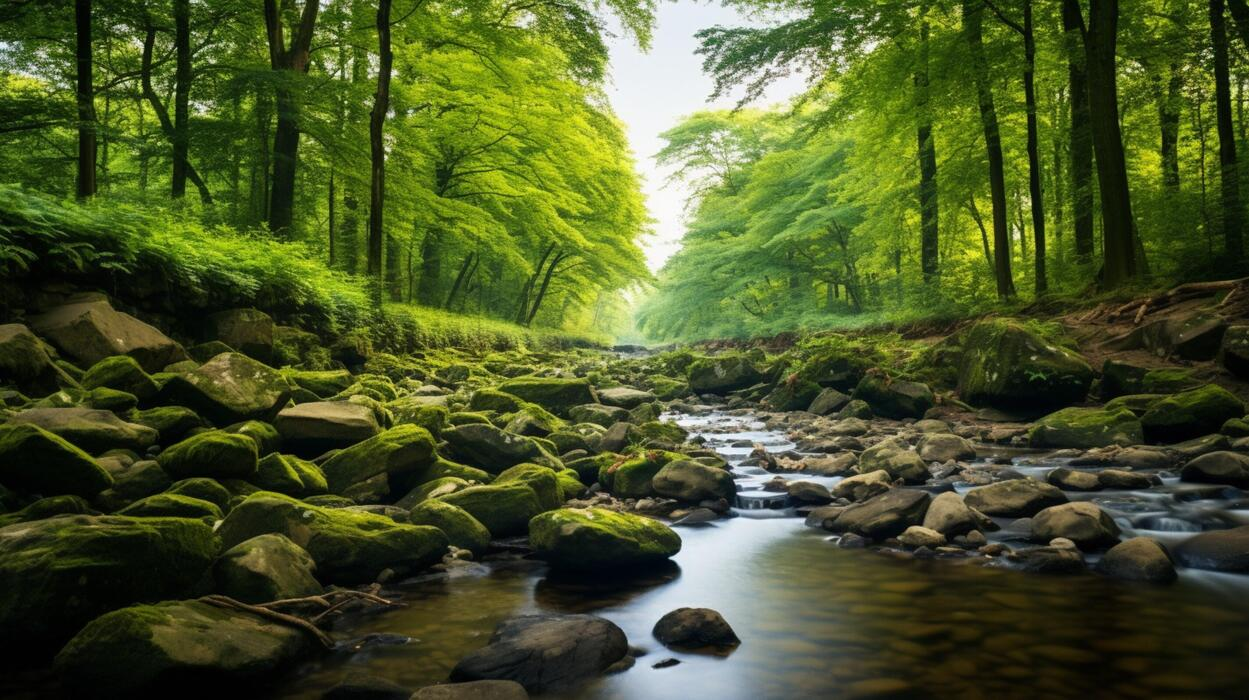
#> input picture sw/lab2/pictures/pic1.jpg, 1249 x 700 px
$ python zad2.py
#> lines starting #> are read from the running program, lines starting #| are printed output that depends on the picture; after the words box and inside, x2 and y2 are one past the last pixel; in counts of white or black regions, pixels touching at a corner belong together
import cv2 as cv
import os
import numpy as np

def load_image_from_dir(dir, filename):
#> called with dir = 'pictures', filename = 'pic1.jpg'
    entrypath = os.path.join(dir, filename)
    if not os.path.isfile(entrypath):
        return None

    return cv.imread(entrypath)
#> returned value is the input picture: shape (700, 1249, 3); mean B, G, R 40.9, 85.5, 74.3


def nothing(x):
    pass


img = load_image_from_dir('pictures', 'pic1.jpg')
assert img is not None, "file could not be read"

h, w, _ = img.shape
#> h = 700; w = 1249
h2 = h // 2
#> h2 = 350
w2 = w // 2
#> w2 = 624

cv.namedWindow("trackbars")

cv.createTrackbar("gray", "trackbars", 127, 255, nothing)
cv.createTrackbar("red", "trackbars", 127, 255, nothing)
cv.createTrackbar("green", "trackbars", 127, 255, nothing)
cv.createTrackbar("blue", "trackbars", 127, 255, nothing)

while True:

    grayT = cv.getTrackbarPos("gray", "trackbars")
    redT = cv.getTrackbarPos("red", "trackbars")
    greenT = cv.getTrackbarPos("green", "trackbars")
    blueT = cv.getTrackbarPos("blue", "trackbars")

    gray = cv.cvtColor(img, cv.COLOR_BGR2GRAY)
    b, g, r = cv.split(img)

    # ROI
    roi_gray = gray[0:h2, 0:w2]
    roi_red = r[0:h2, w2:w]
    roi_green = g[h2:h, 0:w2]
    roi_blue = b[h2:h, w2:w]
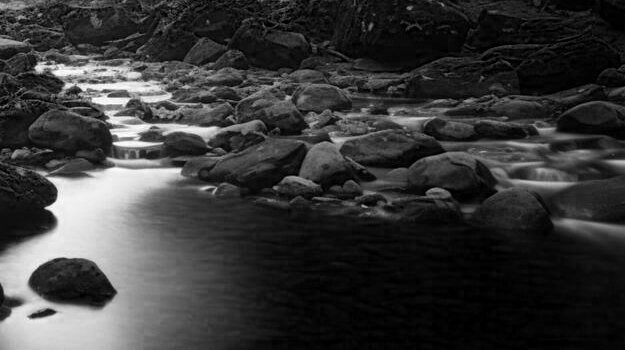
#> roi_blue: shape (350, 625); min 0, max 255, mean 55.6

    _, t_gray = cv.threshold(roi_gray, grayT, 255, cv.THRESH_BINARY)
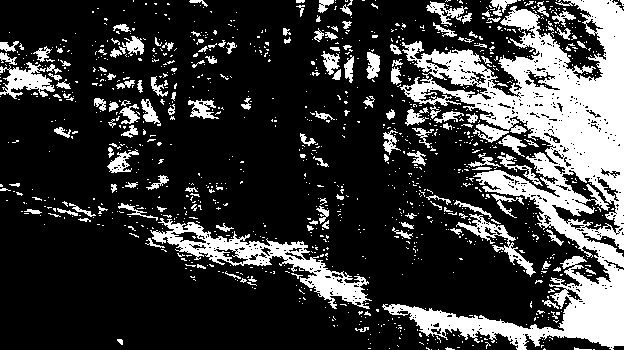
#> t_gray: shape (350, 624); 22.9% white; 1167 white regions (1015 under 20 px), largest, box (x1, y1, x2, y2) and area: (382, 0, 624, 350) 29656, (150, 218, 372, 309) 4346, (0, 62, 55, 99) 971
    _, t_red = cv.threshold(roi_red, redT, 255, cv.THRESH_BINARY)
#> t_red: shape (350, 625); 27.7% white; 888 white regions (772 under 20 px), largest, box (x1, y1, x2, y2) and area: (0, 0, 281, 350) 47491, (324, 213, 364, 272) 982, (505, 148, 538, 180) 606
    _, t_green = cv.threshold(roi_green, greenT, 255, cv.THRESH_BINARY)
#> t_green: shape (350, 624); 8.3% white; 271 white regions (222 under 20 px), largest, box (x1, y1, x2, y2) and area: (335, 24, 609, 161) 4813, (406, 0, 624, 49) 3614, (243, 141, 436, 181) 1392
    _, t_blue = cv.threshold(roi_blue, blueT, 255, cv.THRESH_BINARY)
#> t_blue: shape (350, 625); 12.4% white; 194 white regions (164 under 20 px), largest, box (x1, y1, x2, y2) and area: (0, 154, 186, 350) 19446, (34, 60, 261, 148) 5043, (509, 180, 573, 188) 273

    top = np.hstack((roi_gray, roi_red))
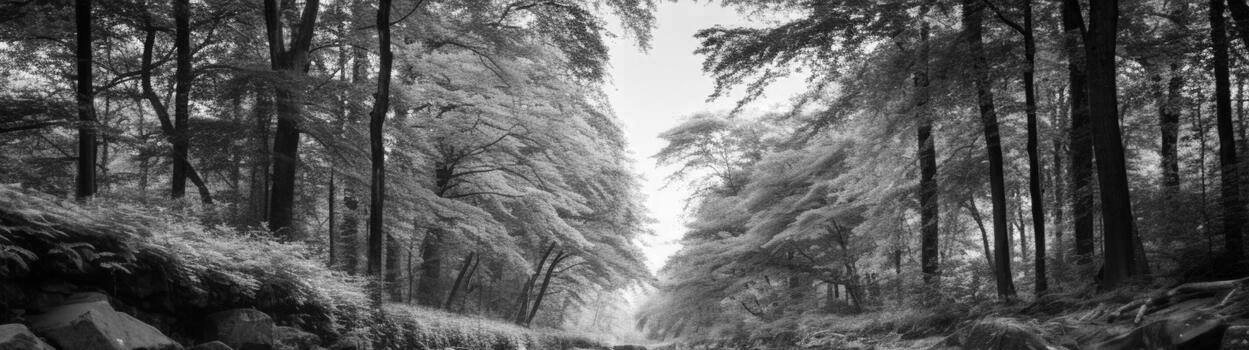
#> top: shape (350, 1249); min 0, max 255, mean 92.5
    bottom = np.hstack((roi_green, roi_blue))
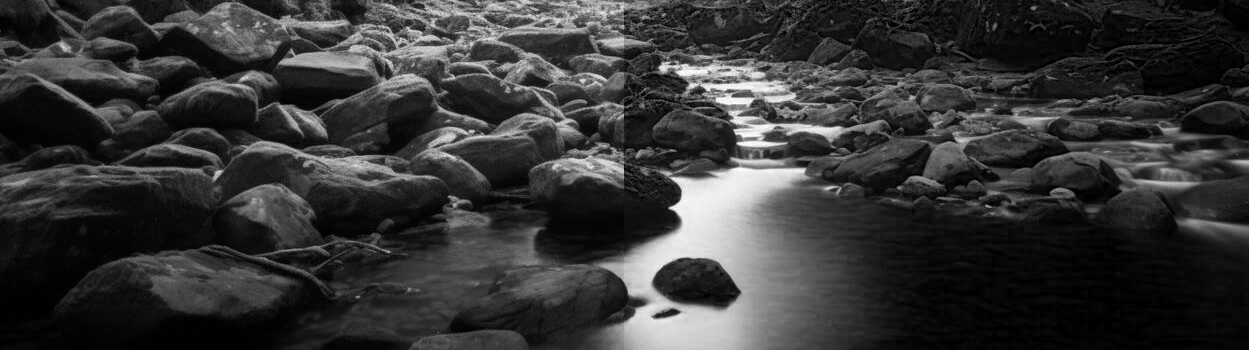
#> bottom: shape (350, 1249); min 0, max 255, mean 53.8
    preview = np.vstack((top, bottom))
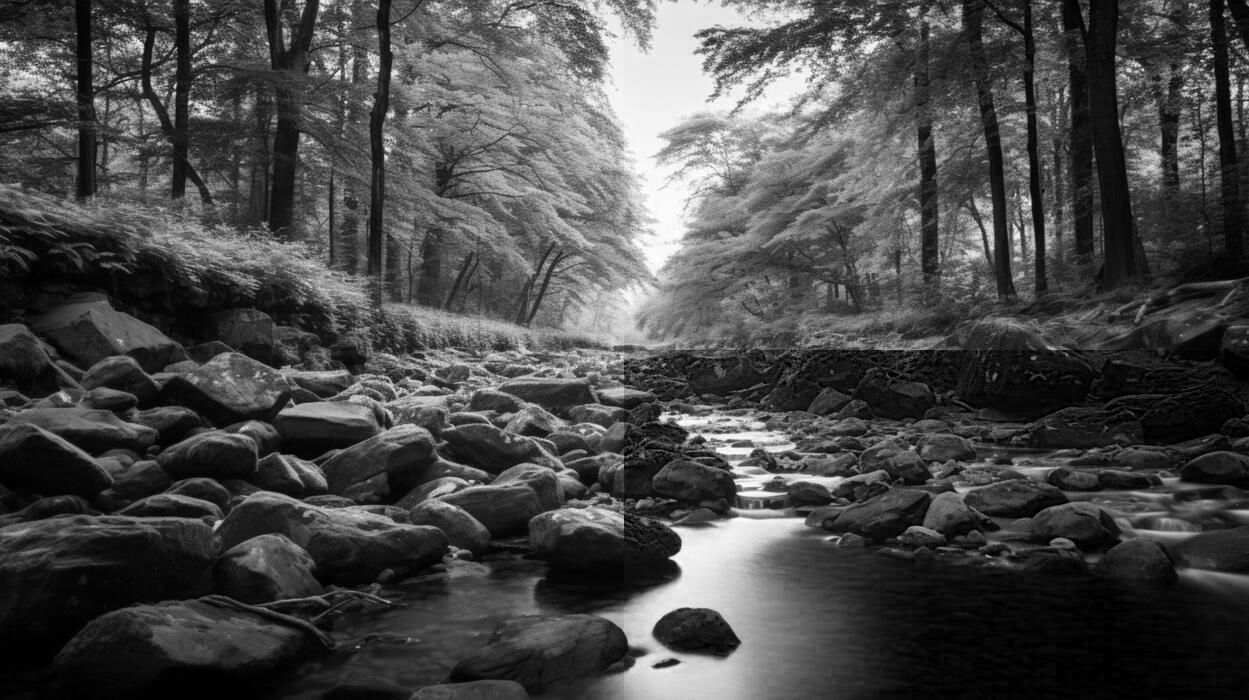
#> preview: shape (700, 1249); min 0, max 255, mean 73.2

    topT = np.hstack((t_gray, t_red))
#> topT: shape (350, 1249); 25.3% white; 2051 white regions (1784 under 20 px), largest, box (x1, y1, x2, y2) and area: (382, 0, 905, 350) 77169, (150, 218, 372, 309) 4346, (948, 213, 988, 272) 982
    bottomT = np.hstack((t_green, t_blue))
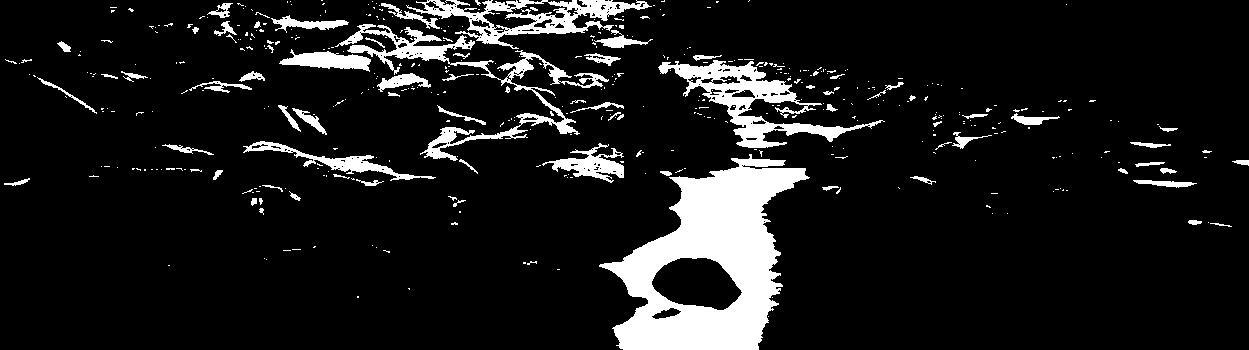
#> bottomT: shape (350, 1249); 10.4% white; 460 white regions (385 under 20 px), largest, box (x1, y1, x2, y2) and area: (599, 154, 810, 350) 19877, (658, 60, 885, 148) 5043, (335, 24, 609, 161) 4813
    thresh = np.vstack((topT, bottomT))
#> thresh: shape (700, 1249); 17.8% white; 2502 white regions (2162 under 20 px), largest, box (x1, y1, x2, y2) and area: (382, 0, 905, 399) 80985, (599, 504, 810, 700) 19877, (658, 410, 885, 498) 5043

    result = img.copy()

    result[0:h2,0:w2][t_gray == 0] = 0
    result[0:h2,w2:w,2][t_red == 0] = 0
    result[h2:h,0:w2,1][t_green == 0] = 0
    result[h2:h,w2:w,0][t_blue == 0] = 0
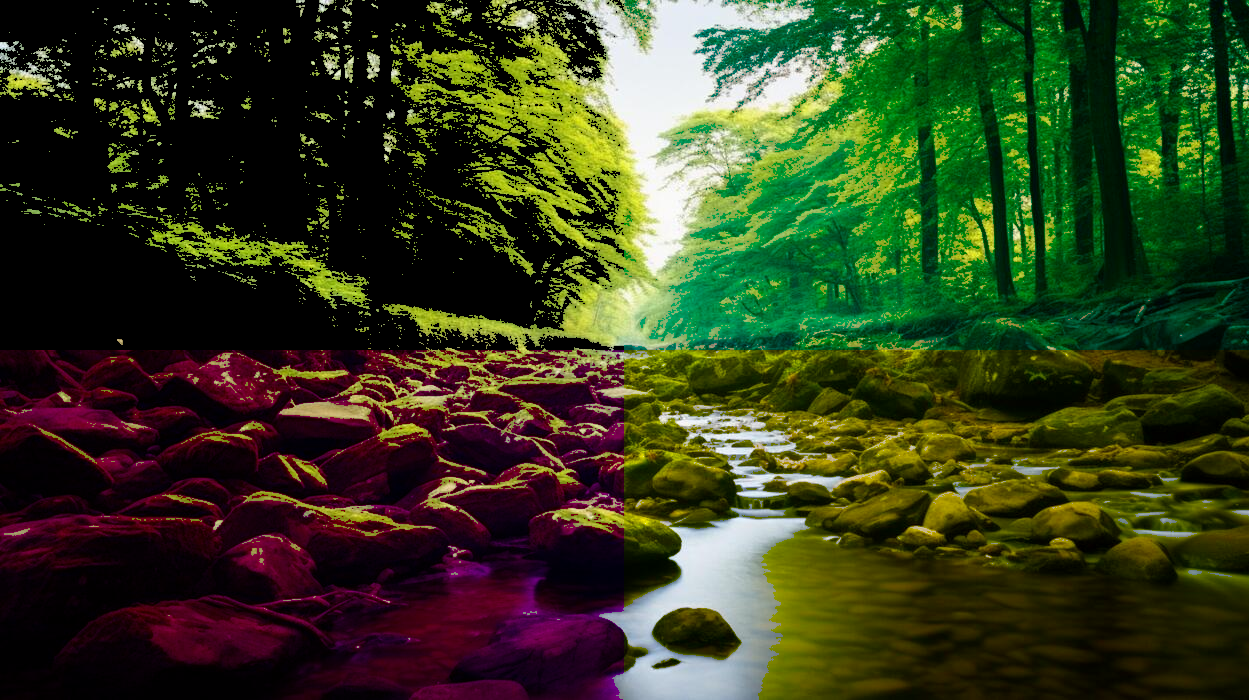
#> result: shape (700, 1249, 3); mean B, G, R 29.4, 60.8, 51.7

    cv.imshow("preview", preview)
    cv.imshow("threshold", thresh)
    cv.imshow("result", result)

    if cv.waitKey(30) & 0xFF == 27:
#> (key Esc is pressed here)
        break

cv.destroyAllWindows()

$ run again, with sw/lab2/pictures/pic2.webp saved as sw/lab2/pictures/pic1.jpg
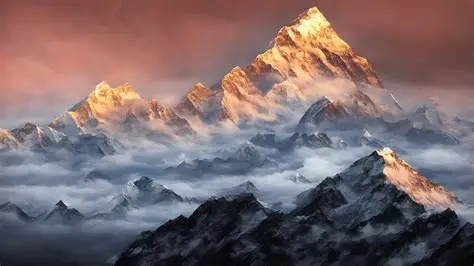
#> input picture sw/lab2/pictures/pic2.webp, 474 x 266 px
#> in load_image_from_dir, returned value is the input picture: shape (266, 474, 3); mean B, G, R 108, 105.4, 122.8
#> `_, t_gray = cv.threshold(roi_gray, grayT, 255, cv.THRESH_BINARY)`:
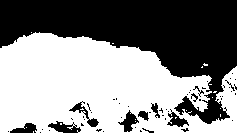
#> t_gray: shape (133, 237); 53.9% white; 56 black regions (45 under 20 px), largest, box (x1, y1, x2, y2) and area: (0, 0, 237, 124) 13277, (48, 121, 81, 133) 215, (118, 110, 139, 132) 198
#> t_red: shape (133, 237); 63.3% white; 64 black regions (49 under 20 px), largest, box (x1, y1, x2, y2) and area: (119, 0, 237, 88) 5958, (47, 99, 210, 133) 3141, (0, 0, 83, 64) 1294
#> t_green: shape (133, 237); 37.4% white; 33 white regions (25 under 20 px), largest, box (x1, y1, x2, y2) and area: (0, 0, 237, 81) 8836, (151, 41, 237, 67) 1328, (87, 67, 200, 96) 1319
#> t_blue: shape (133, 237); 33.1% white; 47 white regions (42 under 20 px), largest, box (x1, y1, x2, y2) and area: (0, 0, 237, 79) 9099, (175, 55, 237, 91) 1084, (161, 52, 174, 60) 57, (58, 0, 66, 11) 43, (70, 0, 82, 5) 32
#> topT: shape (133, 474); 58.6% white; 118 black regions (94 under 20 px), largest, box (x1, y1, x2, y2) and area: (0, 0, 320, 124) 14595, (356, 0, 474, 88) 5958, (284, 99, 447, 133) 3141
#> bottomT: shape (133, 474); 35.3% white; 78 white regions (67 under 20 px), largest, box (x1, y1, x2, y2) and area: (0, 0, 474, 81) 19263, (87, 67, 200, 96) 1319, (412, 55, 474, 91) 1084
#> thresh: shape (266, 474); 46.9% white; 111 white regions (99 under 20 px), largest, box (x1, y1, x2, y2) and area: (0, 0, 474, 214) 54707, (237, 0, 277, 54) 1481, (87, 200, 200, 229) 1319
#> `result[h2:h,w2:w,0][t_blue == 0] = 0`:
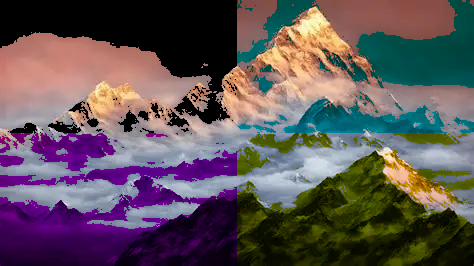
#> result: shape (266, 474, 3); mean B, G, R 87.2, 83.4, 95.7
